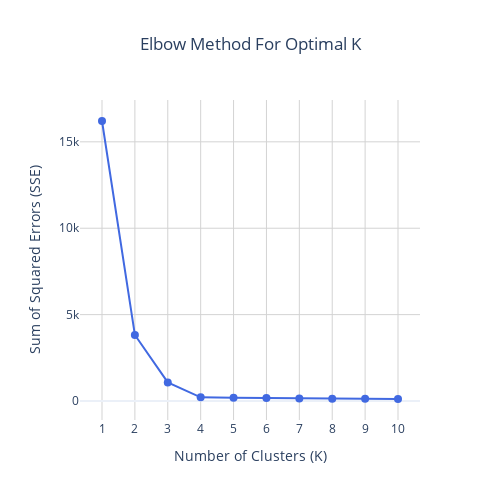

The notebook cell this image was saved under:
### Markdown cell above
### (c) Plot SSE per K - Elbow Method

### Code cell
plot_elbow_method(sse, K)

### Figure 1 — Plotly figure (JSON) as saved in the notebook; plotly's stock layout.template omitted (floating-point values rounded to 4 significant figures)
{"data": [{"hovertemplate": "K=%{x}<br>SSE=%{y:.2f}<extra></extra>", "line": {"color": "royalblue", "width": 2}, "marker": {"color": "royalblue", "size": 8}, "mode": "lines+markers", "name": "SSE", "type": "scatter", "x": [1, 2, 3, 4, 5, 6, 7, 8, 9, 10], "y": [16210.0, 3823.0, 1079.0, 213.0, 194.0, 172.4, 150.4, 137.8, 130.2, 118.0]}], "layout": {"height": 500, "hovermode": "x", "showlegend": false, "title": {"text": "Elbow Method For Optimal K", "x": 0.5}, "width": 500, "xaxis": {"dtick": 1, "gridcolor": "lightgray", "gridwidth": 1, "showgrid": true, "tick0": 1, "tickmode": "linear", "title": {"text": "Number of Clusters (K)"}}, "yaxis": {"gridcolor": "lightgray", "gridwidth": 1, "showgrid": true, "title": {"text": "Sum of Squared Errors (SSE)"}}}}
